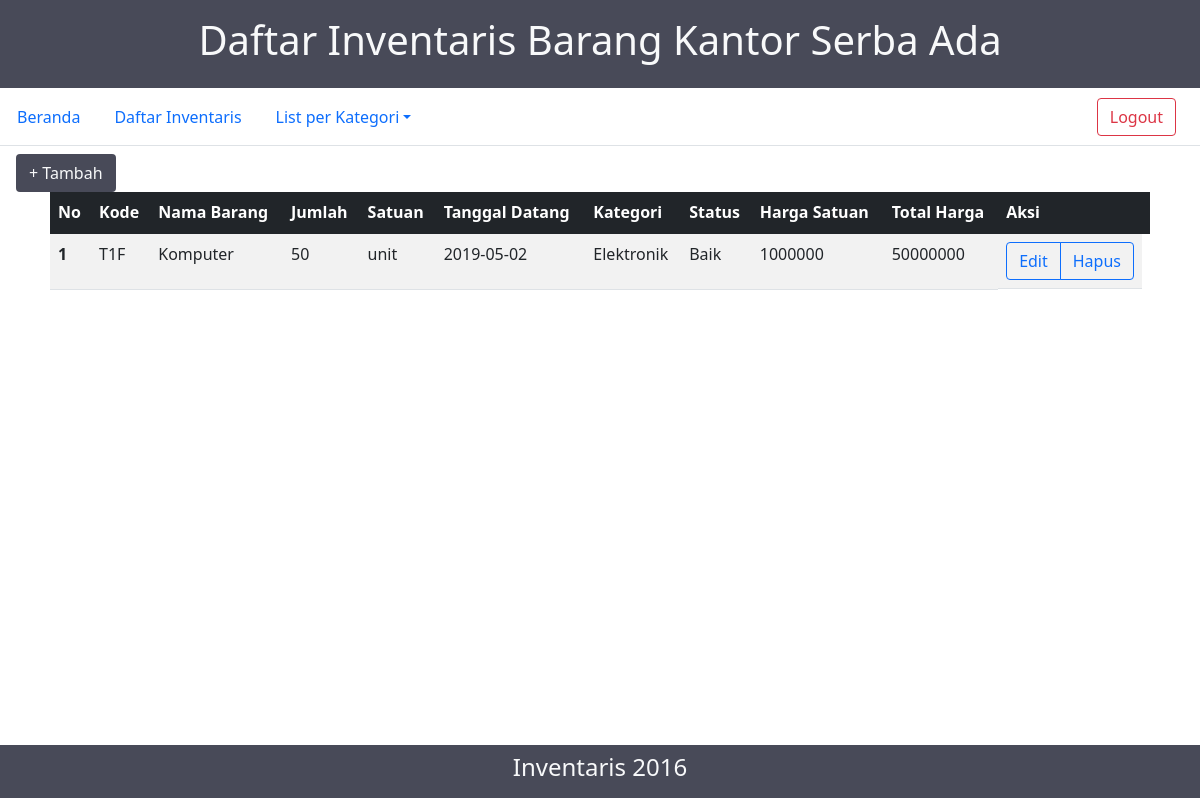
The app's page /responsi/session.php?halaman=elektronik (signed in) with its own data.
### tables this page shows
CREATE TABLE `inventaris` (
  `kode_barang` varchar(10) NOT NULL,
  `id` int(3) NOT NULL,
  `nama_barang` varchar(30) NOT NULL,
  `jumlah` int(11) NOT NULL,
  `satuan` varchar(15) NOT NULL,
  `tgl_datang` date NOT NULL,
  `kategori` varchar(20) NOT NULL,
  `status_barang` varchar(20) NOT NULL,
  `harga` int(20) NOT NULL
);

### responsi/elektronik.php (the view)
<?php
    include "connection.php";
    $query = "SELECT * FROM inventaris WHERE kategori = 'Elektronik'";
    $execute = mysqli_query($connect,$query);
?>
<div class="" style="width: 100vw;">
<table class="table table-striped mx-auto" style="max-width: 1100px;">
  <thead class="table-dark">
    <tr>
      <th scope="col">No</th>
      <th scope="col">Kode</th>
      <th scope="col">Nama Barang</th>
      <th scope="col">Jumlah</th>
      <th scope="col">Satuan</th>
      <th scope="col">Tanggal Datang</th>
      <th scope="col">Kategori</th>
      <th scope="col">Status</th>
      <th scope="col">Harga Satuan</th>
      <th scope="col">Total Harga</th>
      <th scope="col">Aksi</th>
    </tr>
  </thead>
  <tbody>
    <?php
        $i = 1;
        while($row = mysqli_fetch_object($execute)){
    ?>
    <tr>
      <th scope="row"><?=$i?></th>
      <td><?=$row->kode_barang?></td>
      <td><?=$row->nama_barang?></td>
      <td><?=$row->jumlah?></td>
      <td><?=$row->satuan?></td>
      <td><?=$row->tgl_datang?></td>
      <td><?=$row->kategori?></td>
      <td><?=$row->status_barang?></td>
      <td><?=$row->harga?></td>
      <td><?=$row->harga * $row->jumlah?></td>
      <td class="btn-group" role="group" aria-label="Basic outlined example">
        <button type="button" class="btn btn-outline-primary">Edit</button>
        <button type="button" class="btn btn-outline-primary">Hapus</button>
      </td>
    </tr>
    <?php
        $i++;
        }
    ?>
  </tbody>
</table>
</div>

### records on screen
inventaris: kode_barang "T1F", nama_barang "Komputer", jumlah "50", satuan "unit", tgl_datang "2019-05-02", kategori "Elektronik", status_barang "Baik", harga "1000000", $row->harga * $row->jumlah "50000000"
